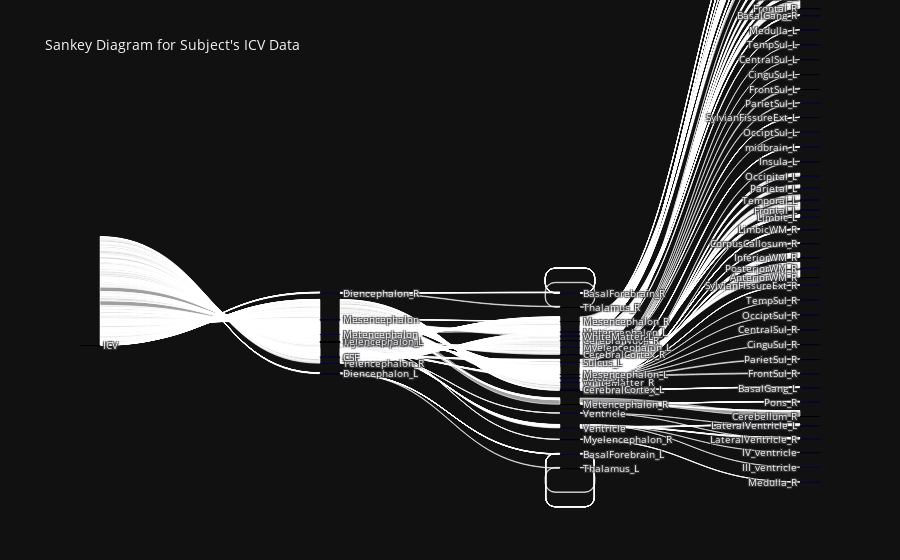

Notebook code for this chart:
### Code cell
# Add Intracranial Volume (ICV)
subjectData = subjectData.assign(icv=np.sum(subjectData['volume']))

# Prepare data for Sankey diagram
# Create labels for the Sankey diagram
labels = subjectData[['level1', 'level2', 'level3', 'level4', 'roi']].values.flatten().tolist() + ["ICV"]
labels = list(set(labels))  # Get unique labels

# Generate source and target indices for the Sankey diagram
sources = []
targets = []
values = []

# Building the Sankey connections by levels
for index, row in subjectData.iterrows():
    # ICV to level 1
    sources.append(labels.index("ICV"))
    targets.append(labels.index(row['level1']))
    values.append(row['volume'])
    
    # Level 1 to Level 2
    sources.append(labels.index(row['level1']))
    targets.append(labels.index(row['level2']))
    values.append(row['volume'])
    
    # Level 2 to Level 3
    sources.append(labels.index(row['level2']))
    targets.append(labels.index(row['level3']))
    values.append(row['volume'])
    

# Create the Sankey diagram
fig = go.Figure(go.Sankey(
    node=dict(
        pad=15,
        thickness=20,
        line=dict(color="black", width=0.5),
        label=labels,
        color="blue"
    ),
    link=dict(
        source=sources,  # Indices corresponding to labels
        target=targets,  # Indices corresponding to labels
        value=values     # Values corresponding to each link
    )
))

fig.update_layout(title_text="Sankey Diagram for Subject's ICV Data", font_size=10)
fig.show()

### Figure 1 — Plotly figure (JSON) as saved in the notebook; plotly's stock layout.template omitted (floating-point values rounded to 4 significant figures; data arrays with more than 128 entries replaced by an {"elided": "..."} marker saying what was removed)
{"data": [{"link": {"source": {"elided": "840 int values"}, "target": {"elided": "840 int values"}, "value": {"elided": "840 int values"}}, "node": {"color": "blue", "label": {"elided": "361 str values"}, "line": {"color": "black", "width": 0.5}, "pad": 15, "thickness": 20}, "type": "sankey"}], "layout": {"title": {"text": "Sankey Diagram for Subject's ICV Data"}, "font": {"size": 10}}}
